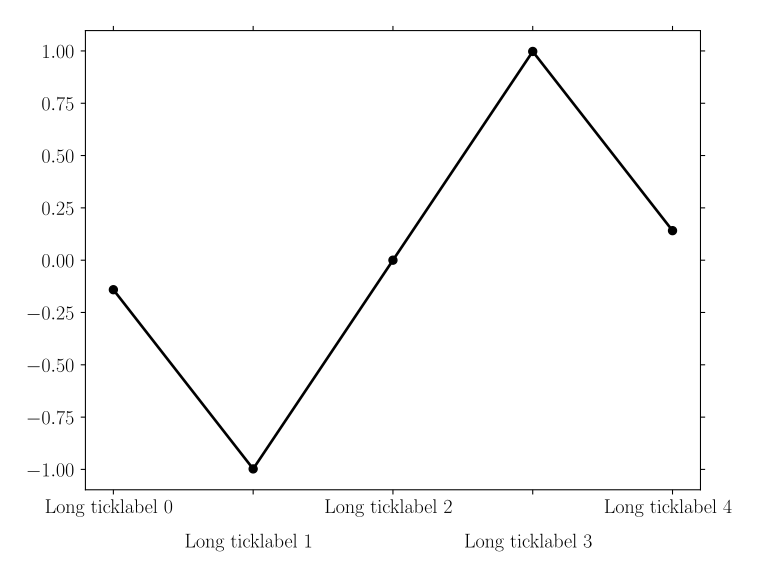

Recreate this plot in Python.
import numpy             as np
import matplotlib.pyplot as plt

n       = 5
x       = np.arange(n)
y       = np.sin(np.linspace(-3,3,n))
xlabels = ['Long ticklabel %i' % i for i in range(n)]

plt.style.use(['goose', 'goose-latex'])

fig, ax = plt.subplots()

ax.plot(x,y, 'o-')

ax.set_xticks(x)

labels = ax.set_xticklabels(xlabels)

for i, label in enumerate(labels):
  label.set_y(label.get_position()[1] - (i % 2) * 0.075)

plt.savefig('tick-position.svg')
plt.show()

